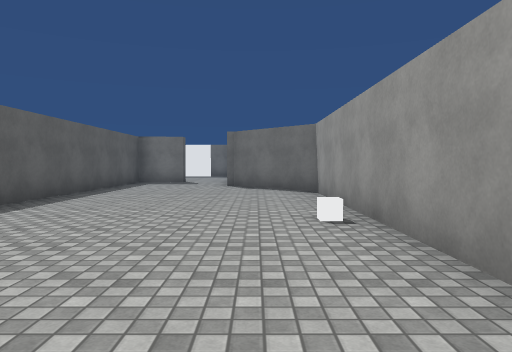
view 1 (above)

19 first-person views from a walk through a scene from a Unity 3-D project. The camera is 1.3 m above the floor, tilts 2° down and sees 70° across. The floor is counted in squares, 2 m on a side. Each view is taken from the middle of a square. On the plan, view 1 faces up. The plan holds only what a view shows up to about 11 squares ahead; the rest is blank. The place goes on beyond the plan. The player character is not drawn. Some animated figures are not drawn. Door leaves are left out, so doorways stand open. Surface patterns are stand-ins for the level's own textures.

view 2
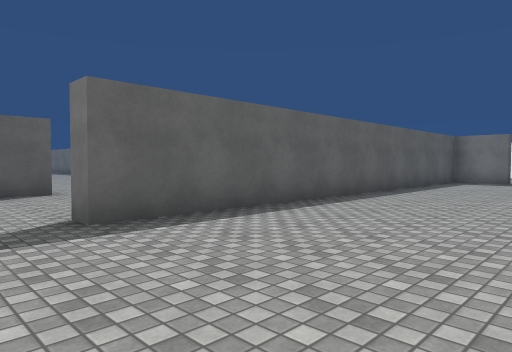

view 3
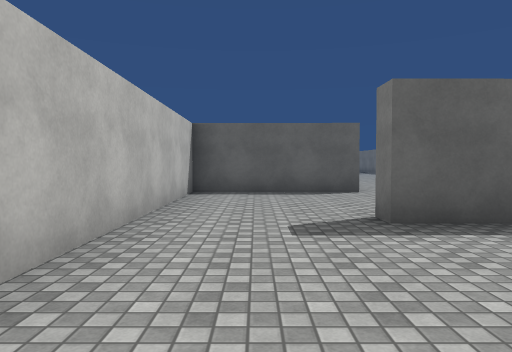

view 4
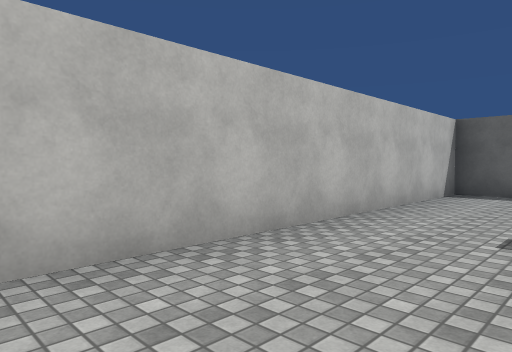

view 5
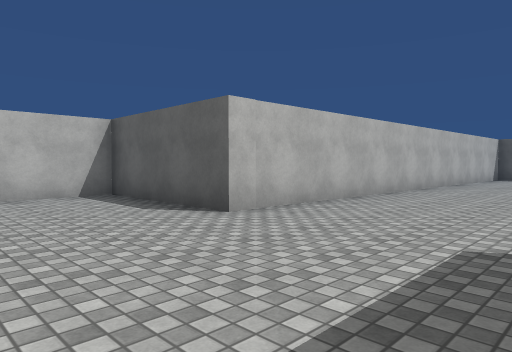

view 6
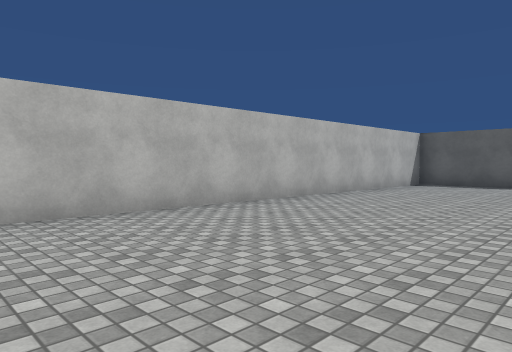

view 7
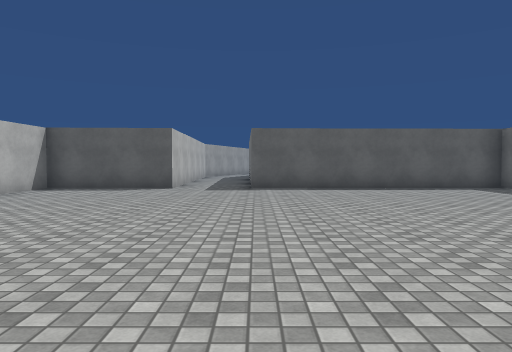

view 8
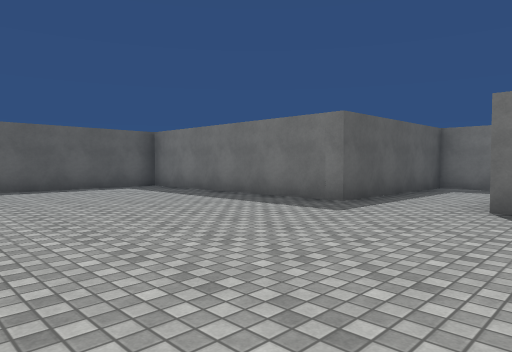

view 9
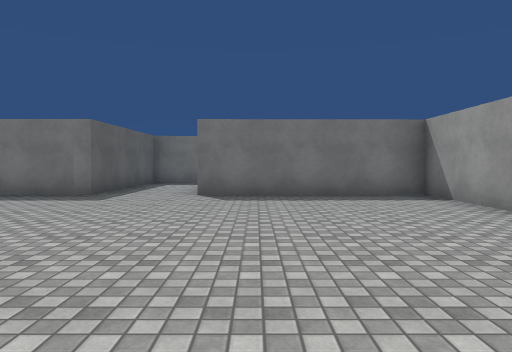

view 10
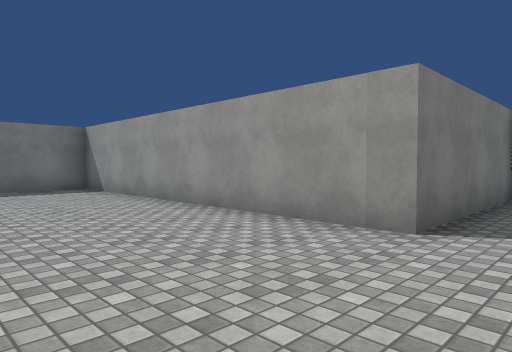

view 11
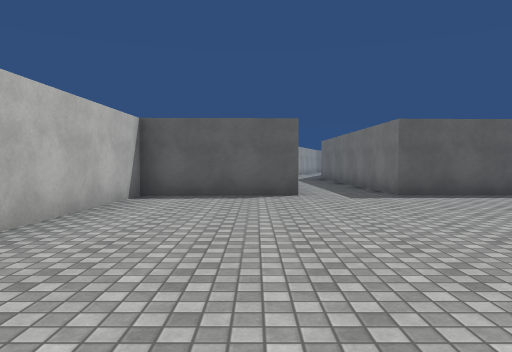

view 12
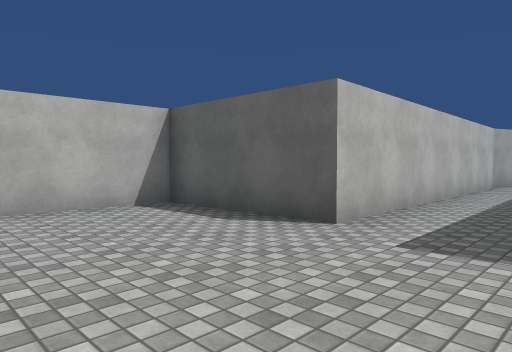

view 13
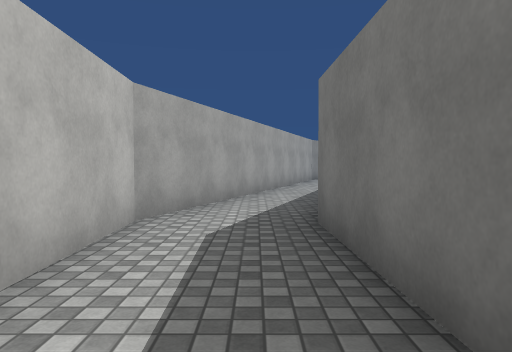

view 14
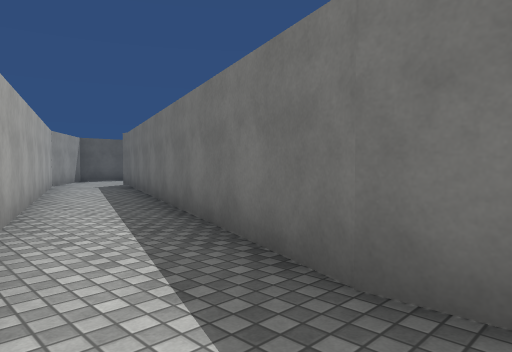

view 15
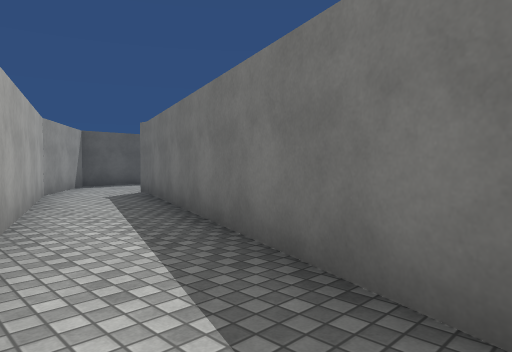

view 16
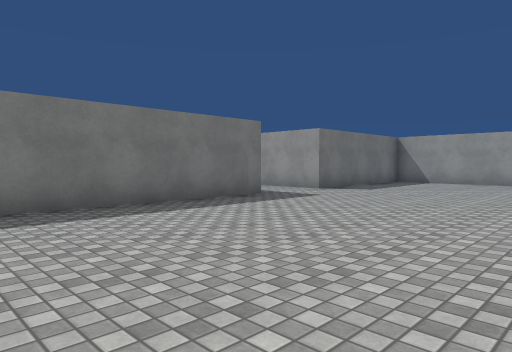

view 17
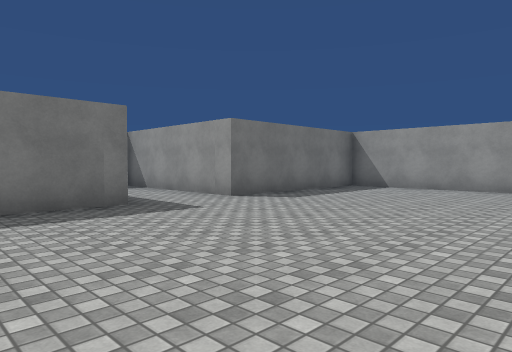

view 18
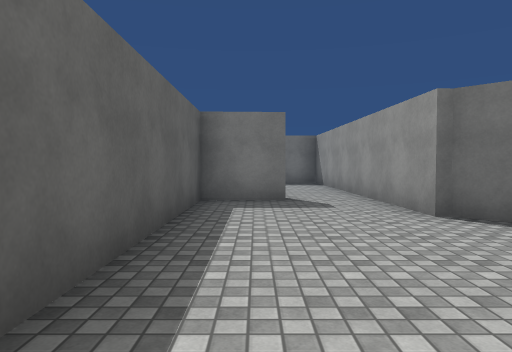

view 19
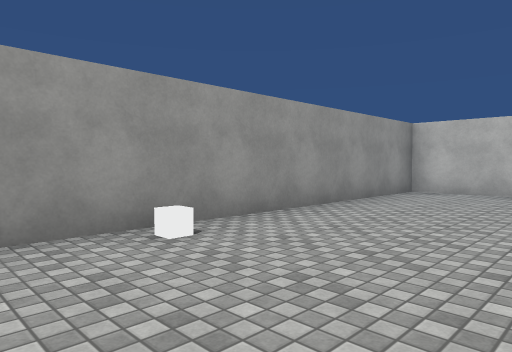

### Floor plan
Points are (right, up) in squares from view 1. A wall is a line through its corners. A room is listed if a view was taken in it or the views show most of it. See-through windows are left out.
Room 1 (views 1, 2, 3, 4, 5, 6, 7, 8, 9, 10, 11, 12, 13, 14, 16, 17, 18, 19)
walls: (-4.3, 5.3) (-8.6, 5.3) (-8.5, 13.5) (-13.2, 13.5) (-13.1, 18.1); (-2.4, 12.5) (-4, 12.4) (-3.9, 0.5) (-4.5, 0.5); (-0.8, 10.4) (-0.9, 13.5); (-14.1, 18.1) (-15.3, 18) (-15.4, 13.5) (-21.6, 13.4) (-21.4, 6.9) (-28.9, 6.7) (-30.3, 7.2); (-30.7, 5.2) (-29.1, 4.6) (-21.4, 4.9) (-21.3, 1.7) (-8.2, 1.3) (-8.2, -2.4) (1.4, -2.4) (1.4, 8.4) (-0.6, 10.5)
ways out: opening at (-31, 6) to room 2; opening at (-2, 13)
Room 2 (view 15)
walls: (-30.3, 7.2) (-33.1, 8.2); (-33.6, 6.2) (-30.7, 5.2)
ways out: opening at (-31, 6) to room 1; opening at (-33, 7)
Room 3 (no view inside)
walls: (-35.2, 8.9) (-38.3, 10); (-38.5, 7.9) (-35.9, 7)
ways out: opening at (-35, 8)

Positions as (right, up) in squares from view 1, and headings:
1: (0, 0), facing up
2: (0, -1), facing up-left
3: (0, -1), facing left
4: (0, 0), facing down-left
5: (-5, 5), facing down-left
6: (-10, 6), facing down-left
7: (-12, 7), facing left
8: (-12, 8), facing up-left
9: (-12, 6), facing up
10: (-12, 4), facing up-right
11: (-14, 4), facing left
12: (-18, 7), facing down-left
13: (-25, 6), facing left
14: (-28, 5), facing up-left
15: (-31, 6), facing up-left
16: (-21, 8), facing up-right
17: (-18, 8), facing up-right
18: (-3, 6), facing up
19: (-2, 6), facing down-right
